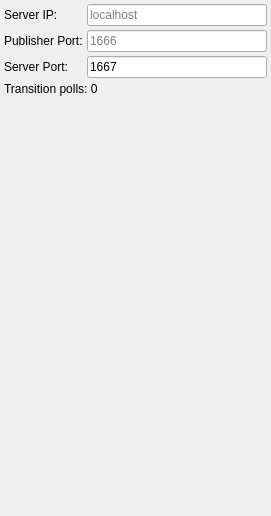
<?xml version="1.0" encoding="UTF-8"?>
<ui version="4.0">
 <class>SidepanelMonitor</class>
 <widget class="QFrame" name="SidepanelMonitor">
  <property name="geometry">
   <rect>
    <x>0</x>
    <y>0</y>
    <width>271</width>
    <height>516</height>
   </rect>
  </property>
  <property name="windowTitle">
   <string>Frame</string>
  </property>
  <layout class="QVBoxLayout" name="verticalLayout">
   <property name="spacing">
    <number>4</number>
   </property>
   <property name="leftMargin">
    <number>4</number>
   </property>
   <property name="topMargin">
    <number>4</number>
   </property>
   <property name="rightMargin">
    <number>4</number>
   </property>
   <property name="bottomMargin">
    <number>4</number>
   </property>
   <item>
    <layout class="QFormLayout" name="formLayout">
     <item row="0" column="0">
      <widget class="QLabel" name="label">
       <property name="text">
        <string>Server IP:</string>
       </property>
      </widget>
     </item>
     <item row="0" column="1">
      <widget class="QLineEdit" name="lineEdit_address">
       <property name="maximumSize">
        <size>
         <width>16777215</width>
         <height>16777215</height>
        </size>
       </property>
       <property name="text">
        <string/>
       </property>
       <property name="placeholderText">
        <string>localhost</string>
       </property>
       <property name="clearButtonEnabled">
        <bool>true</bool>
       </property>
      </widget>
     </item>
     <item row="1" column="0">
      <widget class="QLabel" name="label_publisher">
       <property name="text">
        <string>Publisher Port:</string>
       </property>
      </widget>
     </item>
     <item row="1" column="1">
      <widget class="QLineEdit" name="lineEdit_publisher">
       <property name="placeholderText">
        <string>1666</string>
       </property>
       <property name="clearButtonEnabled">
        <bool>true</bool>
       </property>
      </widget>
     </item>
     <item row="2" column="0">
      <widget class="QLabel" name="label_2">
       <property name="text">
        <string>Server Port:</string>
       </property>
      </widget>
     </item>
     <item row="2" column="1">
      <widget class="QLineEdit" name="lineEdit_server">
       <property name="text">
        <string>1667</string>
       </property>
      </widget>
     </item>
    </layout>
   </item>
   <item>
    <widget class="QLabel" name="labelCount">
     <property name="text">
      <string>Transition polls: 0</string>
     </property>
    </widget>
   </item>
   <item>
    <spacer name="verticalSpacer">
     <property name="orientation">
      <enum>Qt::Vertical</enum>
     </property>
     <property name="sizeHint" stdset="0">
      <size>
       <width>20</width>
       <height>474</height>
      </size>
     </property>
    </spacer>
   </item>
  </layout>
 </widget>
 <resources/>
 <connections/>
</ui>
